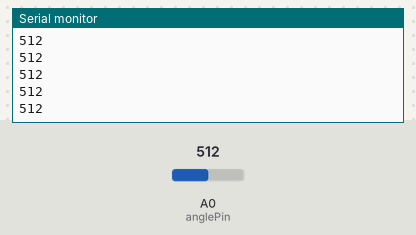
This sketch was run on a simulated Arduino Uno, built with avr-gcc and run on an emulated ATmega328P. Parts: the last lines printed to the serial monitor. The test bench sets the inputs (shaded band); at power-on: A0 (anglePin) = 512.

Above: at 1.2 s.
1.3 s: A0 (anglePin) set to 716
At 2.2 s:
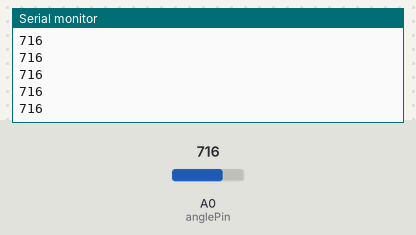
2.8 s: A0 (anglePin) set to 900
At 3.6 s:
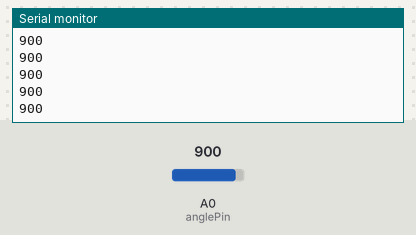
Timing chart, 0 to 5.8 s (numbered marks = the images above; inputs shaded):
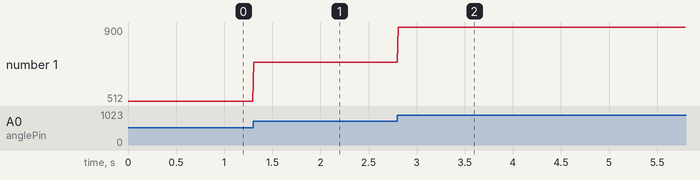

The sketch:

test_kma210.ino
```cpp
int anglePin = A0;
int theta = 0;

void setup() {
  Serial.begin(9600);
  pinMode(anglePin,INPUT);
}

void loop() {
  // put your main code here, to run repeatedly:
  theta = analogRead(anglePin);
  Serial.println(theta);
  delay(10);


}
```

Measured:
- after the input at 1.3 s, the serial monitor: prints a new line at once (image 1)
- after the input at 2.8 s, the serial monitor: prints a new line at once (image 2)
- plotted number 1: 512 → 716 after the input at 1.3 s, 716 → 900 after the input at 2.8 s
